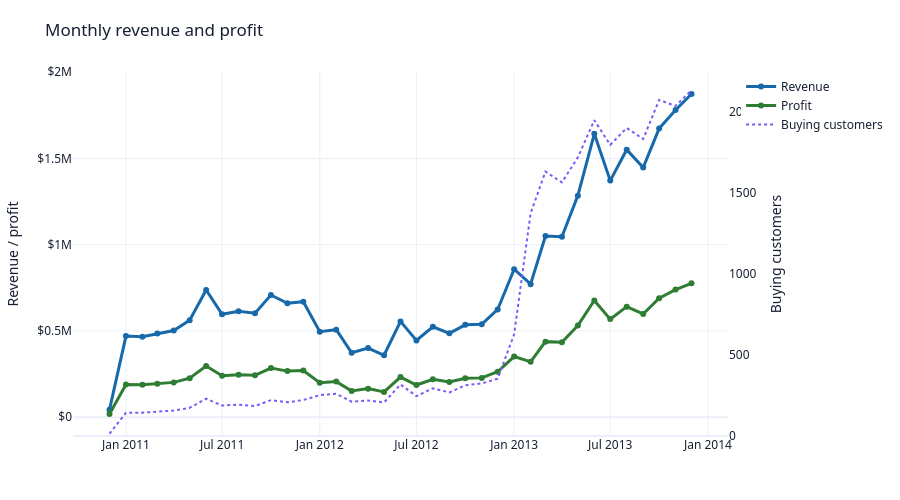
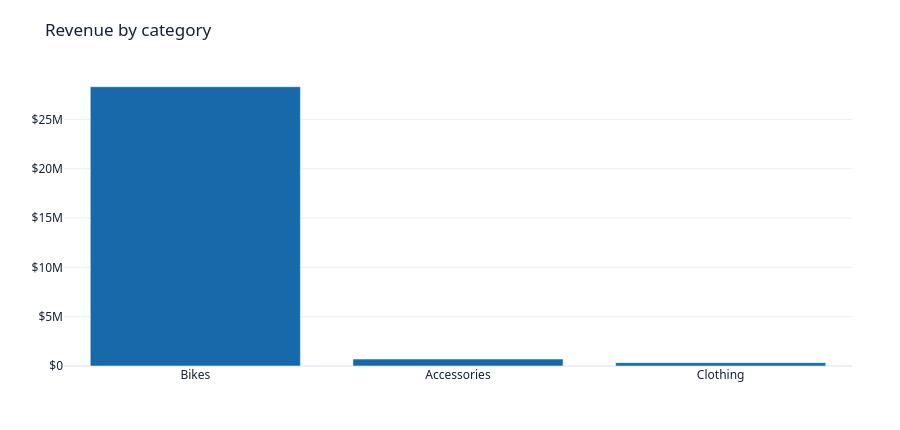
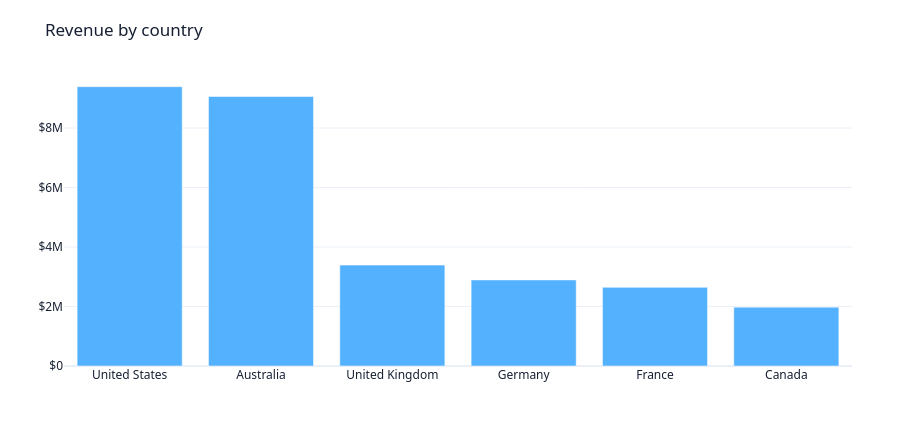

Notebook code cell kept with these figures, in order:
### Markdown cell above
## Overview

### Code cell
# Monthly revenue and profit
monthly = (
    trend_sales.groupby("month", as_index=False)
    .agg(revenue=("revenue", "sum"), profit=("profit", "sum"), customers=("customer", "nunique"))
    .sort_values("month")
)
fig = go.Figure()
fig.add_trace(go.Scatter(x=monthly["month"], y=monthly["revenue"], mode="lines+markers", name="Revenue", line=dict(color="#1769aa", width=3), hovertemplate="%{x|%b %Y}<br>Revenue: $%{y:,.0f}<extra></extra>"))
fig.add_trace(go.Scatter(x=monthly["month"], y=monthly["profit"], mode="lines+markers", name="Profit", line=dict(color="#2e7d32", width=3), hovertemplate="%{x|%b %Y}<br>Profit: $%{y:,.0f}<extra></extra>"))
fig.add_trace(go.Scatter(x=monthly["month"], y=monthly["customers"], mode="lines", name="Buying customers", yaxis="y2", line=dict(color="#7a5af8", width=2, dash="dot"), hovertemplate="%{x|%b %Y}<br>Buying customers: %{y:,.0f}<extra></extra>"))
apply_dashboard_layout(fig, "Monthly revenue and profit", height=500, showlegend=True)
fig.update_yaxes(title_text="Revenue / profit", tickprefix="$", separatethousands=True)
fig.update_layout(yaxis2=dict(title="Buying customers", overlaying="y", side="right", rangemode="tozero", showgrid=False), hovermode="x unified")
fig.show()

# Revenue by category
category_revenue = sales_rows.groupby("category", as_index=False)["revenue"].sum().sort_values("revenue", ascending=False).head(8)
fig = revenue_bar(category_revenue, "category", "revenue", "Revenue by category", color="#1769aa")
fig.show()

# Revenue by country
country_revenue = sales_rows.groupby("country", as_index=False)["revenue"].sum().sort_values("revenue", ascending=False).head(8)
fig = revenue_bar(country_revenue, "country", "revenue", "Revenue by country", color="#53b1fd")
fig.show()

### Figure 1 — Plotly figure (JSON) as saved in the notebook; plotly's stock layout.template omitted (floating-point values rounded to 4 significant figures)
{"data": [{"hovertemplate": "%{x|%b %Y}<br>Revenue: $%{y:,.0f}<extra></extra>", "line": {"color": "#1769aa", "width": 3}, "mode": "lines+markers", "name": "Revenue", "type": "scatter", "x": ["2010-12-01T00:00:00.000000", "2011-01-01T00:00:00.000000", "2011-02-01T00:00:00.000000", "2011-03-01T00:00:00.000000", "2011-04-01T00:00:00.000000", "2011-05-01T00:00:00.000000", "2011-06-01T00:00:00.000000", "2011-07-01T00:00:00.000000", "2011-08-01T00:00:00.000000", "2011-09-01T00:00:00.000000", "2011-10-01T00:00:00.000000", "2011-11-01T00:00:00.000000", "2011-12-01T00:00:00.000000", "2012-01-01T00:00:00.000000", "2012-02-01T00:00:00.000000", "2012-03-01T00:00:00.000000", "2012-04-01T00:00:00.000000", "2012-05-01T00:00:00.000000", "2012-06-01T00:00:00.000000", "2012-07-01T00:00:00.000000", "2012-08-01T00:00:00.000000", "2012-09-01T00:00:00.000000", "2012-10-01T00:00:00.000000", "2012-11-01T00:00:00.000000", "2012-12-01T00:00:00.000000", "2013-01-01T00:00:00.000000", "2013-02-01T00:00:00.000000", "2013-03-01T00:00:00.000000", "2013-04-01T00:00:00.000000", "2013-05-01T00:00:00.000000", "2013-06-01T00:00:00.000000", "2013-07-01T00:00:00.000000", "2013-08-01T00:00:00.000000", "2013-09-01T00:00:00.000000", "2013-10-01T00:00:00.000000", "2013-11-01T00:00:00.000000", "2013-12-01T00:00:00.000000"], "y": [43420.0, 469800.0, 466300.0, 485200.0, 502100.0, 561700.0, 737800.0, 596700.0, 614600.0, 603100.0, 708200.0, 660500.0, 669400.0, 495400.0, 507000.0, 373500.0, 400300.0, 358900.0, 555200.0, 444600.0, 523900.0, 486200.0, 535200.0, 538000.0, 624500.0, 857700.0, 771300.0, 1050000.0, 1046000.0, 1285000.0, 1643000.0, 1372000.0, 1551000.0, 1447000.0, 1673000.0, 1781000.0, 1874000.0]}, {"hovertemplate": "%{x|%b %Y}<br>Profit: $%{y:,.0f}<extra></extra>", "line": {"color": "#2e7d32", "width": 3}, "mode": "lines+markers", "name": "Profit", "type": "scatter", "x": ["2010-12-01T00:00:00.000000", "2011-01-01T00:00:00.000000", "2011-02-01T00:00:00.000000", "2011-03-01T00:00:00.000000", "2011-04-01T00:00:00.000000", "2011-05-01T00:00:00.000000", "2011-06-01T00:00:00.000000", "2011-07-01T00:00:00.000000", "2011-08-01T00:00:00.000000", "2011-09-01T00:00:00.000000", "2011-10-01T00:00:00.000000", "2011-11-01T00:00:00.000000", "2011-12-01T00:00:00.000000", "2012-01-01T00:00:00.000000", "2012-02-01T00:00:00.000000", "2012-03-01T00:00:00.000000", "2012-04-01T00:00:00.000000", "2012-05-01T00:00:00.000000", "2012-06-01T00:00:00.000000", "2012-07-01T00:00:00.000000", "2012-08-01T00:00:00.000000", "2012-09-01T00:00:00.000000", "2012-10-01T00:00:00.000000", "2012-11-01T00:00:00.000000", "2012-12-01T00:00:00.000000", "2013-01-01T00:00:00.000000", "2013-02-01T00:00:00.000000", "2013-03-01T00:00:00.000000", "2013-04-01T00:00:00.000000", "2013-05-01T00:00:00.000000", "2013-06-01T00:00:00.000000", "2013-07-01T00:00:00.000000", "2013-08-01T00:00:00.000000", "2013-09-01T00:00:00.000000", "2013-10-01T00:00:00.000000", "2013-11-01T00:00:00.000000", "2013-12-01T00:00:00.000000"], "y": [17850.0, 189000.0, 188000.0, 193100.0, 201500.0, 226000.0, 296100.0, 240300.0, 245100.0, 242900.0, 284800.0, 266900.0, 270300.0, 200000.0, 205900.0, 151900.0, 165300.0, 146300.0, 232100.0, 186400.0, 219900.0, 204000.0, 225400.0, 227600.0, 263200.0, 351400.0, 320800.0, 437800.0, 433800.0, 531400.0, 676700.0, 568600.0, 640800.0, 598200.0, 690200.0, 739500.0, 776200.0]}, {"hovertemplate": "%{x|%b %Y}<br>Buying customers: %{y:,.0f}<extra></extra>", "line": {"color": "#7a5af8", "dash": "dot", "width": 2}, "mode": "lines", "name": "Buying customers", "type": "scatter", "x": ["2010-12-01T00:00:00.000000", "2011-01-01T00:00:00.000000", "2011-02-01T00:00:00.000000", "2011-03-01T00:00:00.000000", "2011-04-01T00:00:00.000000", "2011-05-01T00:00:00.000000", "2011-06-01T00:00:00.000000", "2011-07-01T00:00:00.000000", "2011-08-01T00:00:00.000000", "2011-09-01T00:00:00.000000", "2011-10-01T00:00:00.000000", "2011-11-01T00:00:00.000000", "2011-12-01T00:00:00.000000", "2012-01-01T00:00:00.000000", "2012-02-01T00:00:00.000000", "2012-03-01T00:00:00.000000", "2012-04-01T00:00:00.000000", "2012-05-01T00:00:00.000000", "2012-06-01T00:00:00.000000", "2012-07-01T00:00:00.000000", "2012-08-01T00:00:00.000000", "2012-09-01T00:00:00.000000", "2012-10-01T00:00:00.000000", "2012-11-01T00:00:00.000000", "2012-12-01T00:00:00.000000", "2013-01-01T00:00:00.000000", "2013-02-01T00:00:00.000000", "2013-03-01T00:00:00.000000", "2013-04-01T00:00:00.000000", "2013-05-01T00:00:00.000000", "2013-06-01T00:00:00.000000", "2013-07-01T00:00:00.000000", "2013-08-01T00:00:00.000000", "2013-09-01T00:00:00.000000", "2013-10-01T00:00:00.000000", "2013-11-01T00:00:00.000000", "2013-12-01T00:00:00.000000"], "y": [14, 144, 144, 150, 157, 174, 230, 188, 193, 185, 221, 208, 222, 252, 260, 212, 219, 207, 318, 246, 294, 269, 313, 324, 354, 627, 1373, 1631, 1564, 1719, 1948, 1796, 1900, 1832, 2073, 2036, 2133], "yaxis": "y2"}], "layout": {"font": {"color": "#172033", "family": "Segoe UI, Arial, sans-serif", "size": 12}, "height": 500, "hoverlabel": {"align": "left"}, "hovermode": "x unified", "margin": {"b": 64, "l": 64, "r": 48, "t": 72}, "showlegend": true, "title": {"text": "Monthly revenue and profit"}, "yaxis": {"separatethousands": true, "tickprefix": "$", "title": {"text": "Revenue / profit"}}, "yaxis2": {"overlaying": "y", "rangemode": "tozero", "showgrid": false, "side": "right", "title": {"text": "Buying customers"}}}}

### Figure 2 — Plotly figure (JSON) as saved in the notebook; plotly's stock layout.template omitted (floating-point values rounded to 4 significant figures)
{"data": [{"hovertemplate": "%{x}<br>$%{y:,.0f}<extra></extra>", "marker": {"color": "#1769aa"}, "orientation": "v", "type": "bar", "x": ["Bikes", "Accessories", "Clothing"], "y": [28320000.0, 700800.0, 339800.0]}], "layout": {"font": {"color": "#172033", "family": "Segoe UI, Arial, sans-serif", "size": 12}, "height": 430, "hoverlabel": {"align": "left"}, "margin": {"b": 64, "l": 64, "r": 48, "t": 72}, "showlegend": false, "title": {"text": "Revenue by category"}, "yaxis": {"separatethousands": true, "tickprefix": "$"}}}

### Figure 3 — Plotly figure (JSON) as saved in the notebook; plotly's stock layout.template omitted (floating-point values rounded to 4 significant figures)
{"data": [{"hovertemplate": "%{x}<br>$%{y:,.0f}<extra></extra>", "marker": {"color": "#53b1fd"}, "orientation": "v", "type": "bar", "x": ["United States", "Australia", "United Kingdom", "Germany", "France", "Canada"], "y": [9390000.0, 9061000.0, 3392000.0, 2894000.0, 2644000.0, 1978000.0]}], "layout": {"font": {"color": "#172033", "family": "Segoe UI, Arial, sans-serif", "size": 12}, "height": 430, "hoverlabel": {"align": "left"}, "margin": {"b": 64, "l": 64, "r": 48, "t": 72}, "showlegend": false, "title": {"text": "Revenue by country"}, "yaxis": {"separatethousands": true, "tickprefix": "$"}}}
